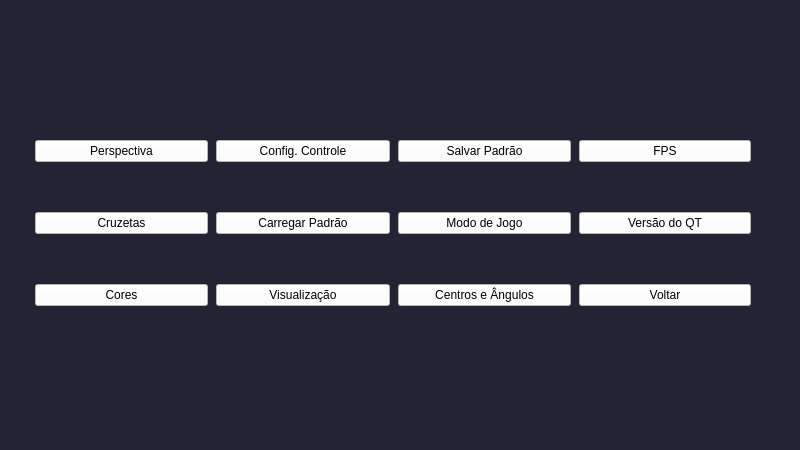
<?xml version="1.0" encoding="UTF-8"?>
<ui version="4.0">
 <class>MainWindow</class>
 <widget class="QMainWindow" name="MainWindow">
  <property name="windowModality">
   <enum>Qt::NonModal</enum>
  </property>
  <property name="geometry">
   <rect>
    <x>0</x>
    <y>0</y>
    <width>800</width>
    <height>450</height>
   </rect>
  </property>
  <property name="windowTitle">
   <string>Janela Principal</string>
  </property>
  <property name="styleSheet">
   <string notr="true">background-color: #222433;</string>
  </property>
  <widget class="QWidget" name="centralwidget">
   <widget class="QWidget" name="gridLayoutWidget">
    <property name="geometry">
     <rect>
      <x>35</x>
      <y>90</y>
      <width>716</width>
      <height>266</height>
     </rect>
    </property>
    <layout class="QGridLayout" name="gridLayout" columnstretch="0,0,0,0,0">
     <property name="sizeConstraint">
      <enum>QLayout::SetDefaultConstraint</enum>
     </property>
     <property name="horizontalSpacing">
      <number>8</number>
     </property>
     <property name="verticalSpacing">
      <number>0</number>
     </property>
     <item row="0" column="4">
      <widget class="QPushButton" name="QT_FPS">
       <property name="styleSheet">
        <string notr="true">background-color: white;</string>
       </property>
       <property name="text">
        <string>FPS</string>
       </property>
      </widget>
     </item>
     <item row="1" column="1">
      <widget class="QPushButton" name="QT_btCruzetas">
       <property name="styleSheet">
        <string notr="true">background-color: white;</string>
       </property>
       <property name="text">
        <string>Cruzetas</string>
       </property>
      </widget>
     </item>
     <item row="0" column="1">
      <widget class="QPushButton" name="QT_btPerspectiva">
       <property name="styleSheet">
        <string notr="true">background-color: white;</string>
       </property>
       <property name="text">
        <string>Perspectiva</string>
       </property>
      </widget>
     </item>
     <item row="2" column="1">
      <widget class="QPushButton" name="QT_btCores">
       <property name="styleSheet">
        <string notr="true">background-color: white;</string>
       </property>
       <property name="text">
        <string>Cores</string>
       </property>
      </widget>
     </item>
     <item row="0" column="2">
      <widget class="QPushButton" name="QT_btcontrole">
       <property name="styleSheet">
        <string notr="true">background-color: white;
</string>
       </property>
       <property name="text">
        <string>Config. Controle</string>
       </property>
      </widget>
     </item>
     <item row="1" column="2">
      <widget class="QPushButton" name="QT_Load">
       <property name="styleSheet">
        <string notr="true">background-color: white;</string>
       </property>
       <property name="text">
        <string>Carregar Padrão</string>
       </property>
      </widget>
     </item>
     <item row="2" column="2">
      <widget class="QPushButton" name="QT_btVisualizacao">
       <property name="styleSheet">
        <string notr="true">background-color: white;</string>
       </property>
       <property name="text">
        <string>Visualização</string>
       </property>
      </widget>
     </item>
     <item row="0" column="3">
      <widget class="QPushButton" name="QT_Save">
       <property name="styleSheet">
        <string notr="true">background-color: white;</string>
       </property>
       <property name="text">
        <string>Salvar Padrão</string>
       </property>
      </widget>
     </item>
     <item row="1" column="3">
      <widget class="QPushButton" name="QT_jogo">
       <property name="styleSheet">
        <string notr="true">background-color: white;</string>
       </property>
       <property name="text">
        <string>Modo de Jogo</string>
       </property>
      </widget>
     </item>
     <item row="2" column="3">
      <widget class="QPushButton" name="QT_Centro">
       <property name="styleSheet">
        <string notr="true">background-color: white;</string>
       </property>
       <property name="text">
        <string>Centros e Ângulos</string>
       </property>
      </widget>
     </item>
     <item row="1" column="4">
      <widget class="QPushButton" name="QT_Versao">
       <property name="styleSheet">
        <string notr="true">background-color: white;</string>
       </property>
       <property name="text">
        <string>Versão do QT</string>
       </property>
      </widget>
     </item>
     <item row="2" column="4">
      <widget class="QPushButton" name="QT_voltar">
       <property name="maximumSize">
        <size>
         <width>172</width>
         <height>34</height>
        </size>
       </property>
       <property name="styleSheet">
        <string notr="true">background-color: white;</string>
       </property>
       <property name="text">
        <string>Voltar</string>
       </property>
      </widget>
     </item>
    </layout>
   </widget>
  </widget>
 </widget>
 <resources/>
 <connections/>
 <designerdata>
  <property name="gridDeltaX">
   <number>5</number>
  </property>
  <property name="gridDeltaY">
   <number>5</number>
  </property>
  <property name="gridSnapX">
   <bool>true</bool>
  </property>
  <property name="gridSnapY">
   <bool>true</bool>
  </property>
  <property name="gridVisible">
   <bool>true</bool>
  </property>
 </designerdata>
</ui>
